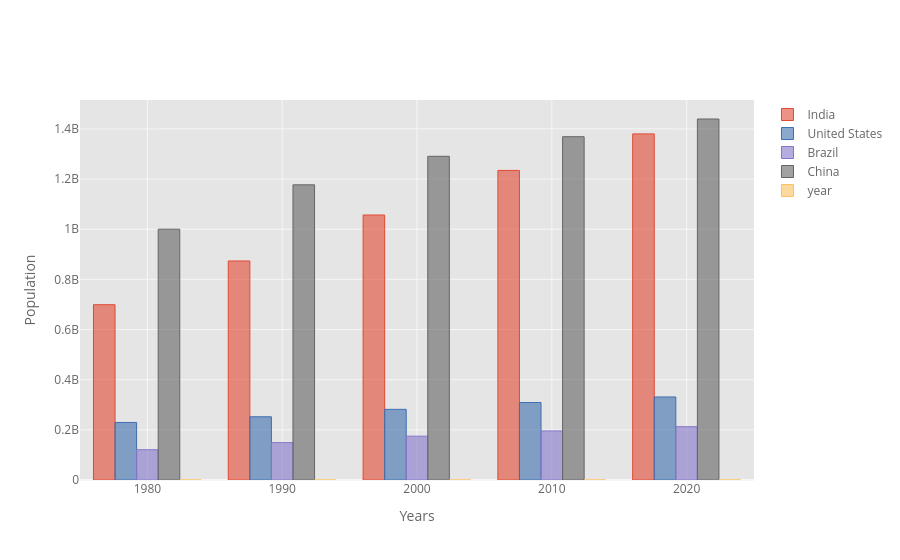

This figure's notebook cell:
### Code cell
df_pivot_5.iplot(kind='bar',xTitle='Years',yTitle='Population')

### Figure 1 — Plotly figure (JSON) as saved in the notebook; plotly's stock layout.template omitted (floating-point values rounded to 4 significant figures)
{"data": [{"marker": {"color": "rgba(226, 74, 51, 0.6)", "line": {"color": "rgba(226, 74, 51, 1.0)", "width": 1}}, "name": "India", "orientation": "v", "text": "", "type": "bar", "x": [1980, 1990, 2000, 2010, 2020], "y": [698952844, 873277798, 1056575549, 1234281170, 1380004385]}, {"marker": {"color": "rgba(62, 111, 176, 0.6)", "line": {"color": "rgba(62, 111, 176, 1.0)", "width": 1}}, "name": "United States", "orientation": "v", "text": "", "type": "bar", "x": [1980, 1990, 2000, 2010, 2020], "y": [229476354, 252120309, 281710909, 309011475, 331002651]}, {"marker": {"color": "rgba(132, 118, 202, 0.6)", "line": {"color": "rgba(132, 118, 202, 1.0)", "width": 1}}, "name": "Brazil", "orientation": "v", "text": "", "type": "bar", "x": [1980, 1990, 2000, 2010, 2020], "y": [120694009, 149003223, 174790340, 195713635, 212559417]}, {"marker": {"color": "rgba(101, 101, 101, 0.6)", "line": {"color": "rgba(101, 101, 101, 1.0)", "width": 1}}, "name": "China", "orientation": "v", "text": "", "type": "bar", "x": [1980, 1990, 2000, 2010, 2020], "y": [1000089235, 1176883674, 1290550765, 1368810615, 1439323776]}, {"marker": {"color": "rgba(251, 193, 94, 0.6)", "line": {"color": "rgba(251, 193, 94, 1.0)", "width": 1}}, "name": "year", "orientation": "v", "text": "", "type": "bar", "x": [1980, 1990, 2000, 2010, 2020], "y": ["2020", "2020", "2020", "2020", "2020"]}], "layout": {"autosize": true, "legend": {"bgcolor": "#FFFFFF", "font": {"color": "#666666"}}, "paper_bgcolor": "#FFFFFF", "plot_bgcolor": "#E5E5E5", "title": {"font": {"color": "#151516"}}, "xaxis": {"autorange": true, "gridcolor": "#F6F6F6", "range": [1975, 2025], "showgrid": true, "tickfont": {"color": "#666666"}, "title": {"font": {"color": "#666666"}, "text": "Years"}, "type": "linear", "zerolinecolor": "#F6F6F6"}, "yaxis": {"autorange": true, "gridcolor": "#F6F6F6", "range": [0, 1515000000.0], "showgrid": true, "tickfont": {"color": "#666666"}, "title": {"font": {"color": "#666666"}, "text": "Population"}, "type": "linear", "zerolinecolor": "#F6F6F6"}}}
